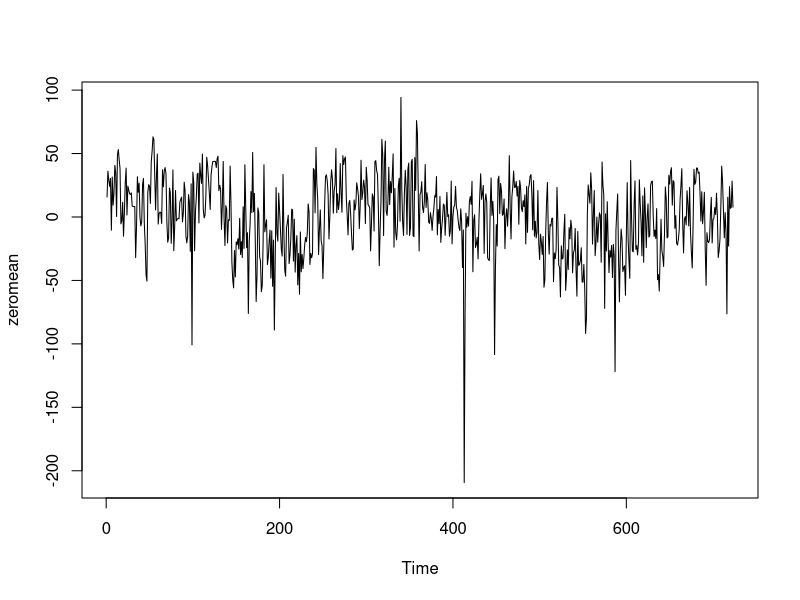

Write R code to recreate this figure.
library(dplyr)
aqidiff <- read.delim("data.txt", header = TRUE)
aqidiff <- aqidiff %>% mutate(aqi_diff = US_AQI - China_AQI)
summary(aqidiff)
aa<-which(is.na(aqidiff[,2]))
aqidiff1<-aqidiff[-aa,]

zeromean<-aqidiff1$aqi_diff-mean(aqidiff1$aqi_diff)
ts.plot(zeromean)
library(urca)
summary(ur.df(diff(zeromean),lag=0,type="none"))
summary(ur.df(diff(zeromean),lag=1,type="none"))
summary(ur.df(diff(zeromean),lag=2,type="none"))
summary(ur.df(diff(zeromean),lag=0,type="drift"))
summary(ur.df(diff(zeromean),lag=1,type="drift"))
summary(ur.df(diff(zeromean),lag=2,type="drift"))
summary(ur.df(diff(zeromean),lag=0,type="trend"))
summary(ur.df(diff(zeromean),lag=1,type="trend"))
summary(ur.df(diff(zeromean),lag=2,type="trend"))
